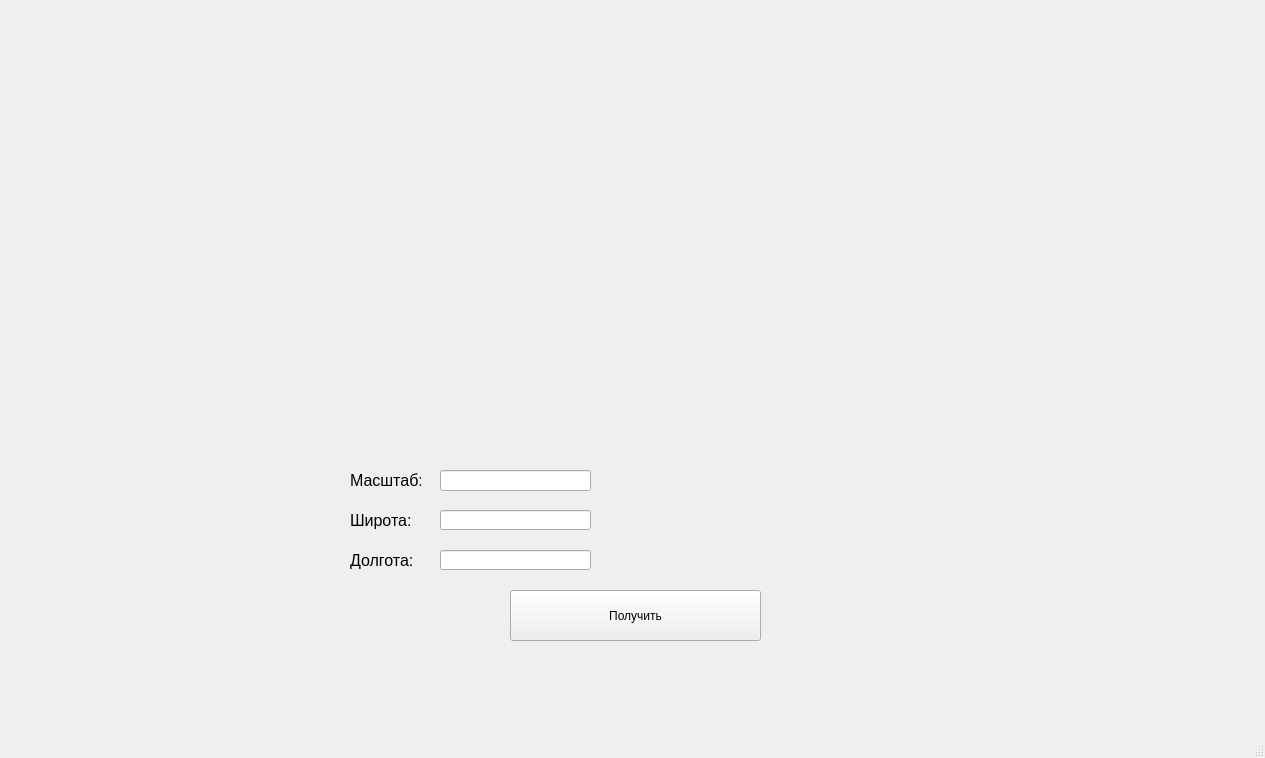
<?xml version="1.0" encoding="UTF-8"?>
<ui version="4.0">
 <class>MainWindow</class>
 <widget class="QMainWindow" name="MainWindow">
  <property name="geometry">
   <rect>
    <x>0</x>
    <y>0</y>
    <width>1265</width>
    <height>758</height>
   </rect>
  </property>
  <property name="windowTitle">
   <string>MainWindow</string>
  </property>
  <widget class="QWidget" name="centralwidget">
   <widget class="QLabel" name="label">
    <property name="geometry">
     <rect>
      <x>350</x>
      <y>470</y>
      <width>71</width>
      <height>20</height>
     </rect>
    </property>
    <property name="font">
     <font>
      <pointsize>12</pointsize>
     </font>
    </property>
    <property name="text">
     <string>Масштаб:</string>
    </property>
   </widget>
   <widget class="QLineEdit" name="lineEdit">
    <property name="geometry">
     <rect>
      <x>440</x>
      <y>470</y>
      <width>151</width>
      <height>21</height>
     </rect>
    </property>
   </widget>
   <widget class="QLabel" name="label_2">
    <property name="geometry">
     <rect>
      <x>350</x>
      <y>510</y>
      <width>71</width>
      <height>21</height>
     </rect>
    </property>
    <property name="font">
     <font>
      <pointsize>12</pointsize>
     </font>
    </property>
    <property name="text">
     <string>Широта:</string>
    </property>
   </widget>
   <widget class="QLabel" name="label_3">
    <property name="geometry">
     <rect>
      <x>350</x>
      <y>550</y>
      <width>81</width>
      <height>21</height>
     </rect>
    </property>
    <property name="font">
     <font>
      <pointsize>12</pointsize>
     </font>
    </property>
    <property name="text">
     <string>Долгота:</string>
    </property>
   </widget>
   <widget class="QLineEdit" name="lineEdit_2">
    <property name="geometry">
     <rect>
      <x>440</x>
      <y>510</y>
      <width>151</width>
      <height>20</height>
     </rect>
    </property>
   </widget>
   <widget class="QLineEdit" name="lineEdit_3">
    <property name="geometry">
     <rect>
      <x>440</x>
      <y>550</y>
      <width>151</width>
      <height>20</height>
     </rect>
    </property>
   </widget>
   <widget class="QPushButton" name="pushButton">
    <property name="geometry">
     <rect>
      <x>510</x>
      <y>590</y>
      <width>251</width>
      <height>51</height>
     </rect>
    </property>
    <property name="text">
     <string>Получить</string>
    </property>
   </widget>
   <widget class="QLabel" name="label_4">
    <property name="geometry">
     <rect>
      <x>350</x>
      <y>60</y>
      <width>541</width>
      <height>381</height>
     </rect>
    </property>
    <property name="text">
     <string/>
    </property>
   </widget>
  </widget>
  <widget class="QMenuBar" name="menubar">
   <property name="geometry">
    <rect>
     <x>0</x>
     <y>0</y>
     <width>1265</width>
     <height>21</height>
    </rect>
   </property>
  </widget>
  <widget class="QStatusBar" name="statusbar"/>
 </widget>
 <resources/>
 <connections/>
</ui>
